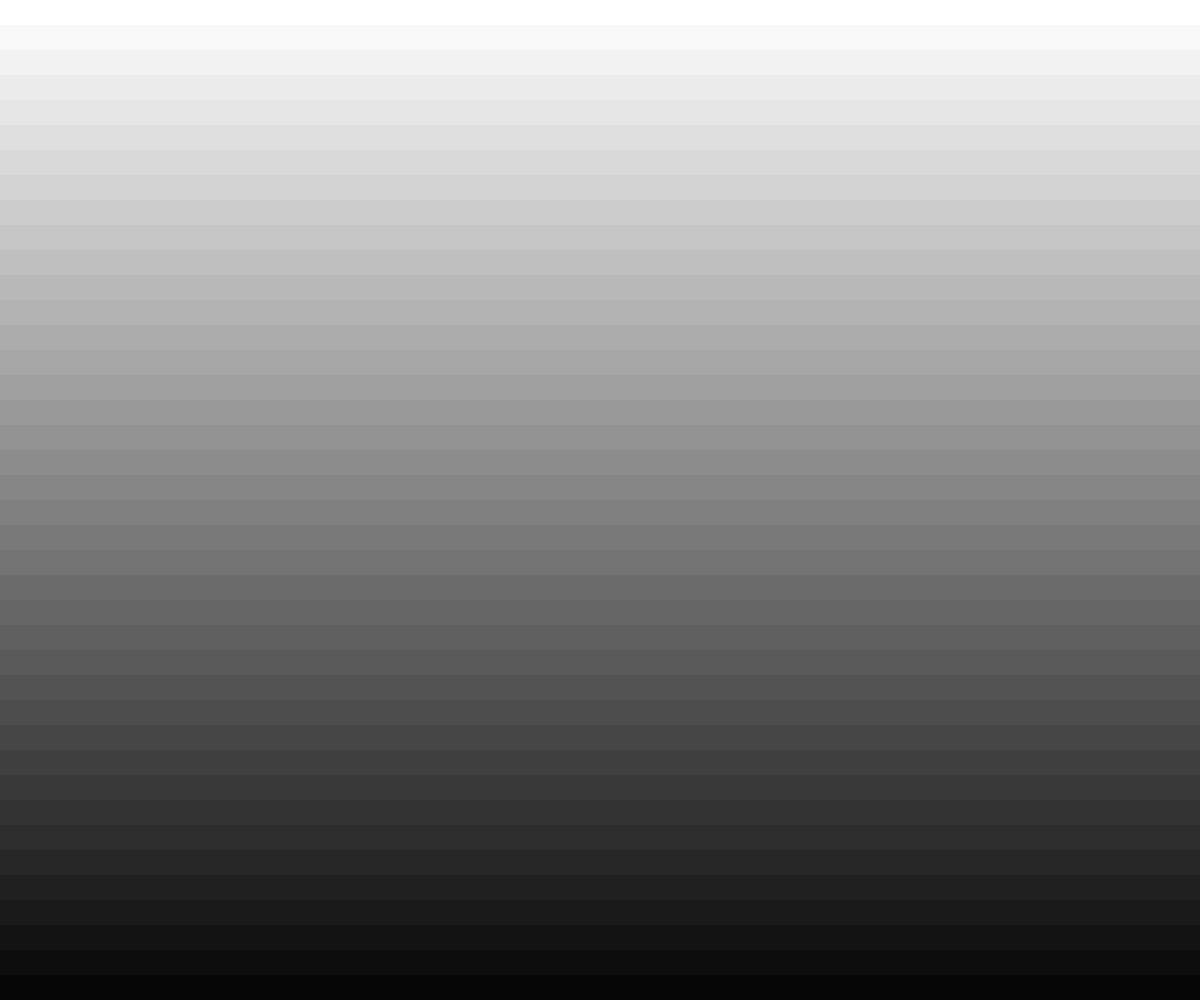
Frame 1 (no input)
Frame 60 (no input): identical to frame 1, image omitted
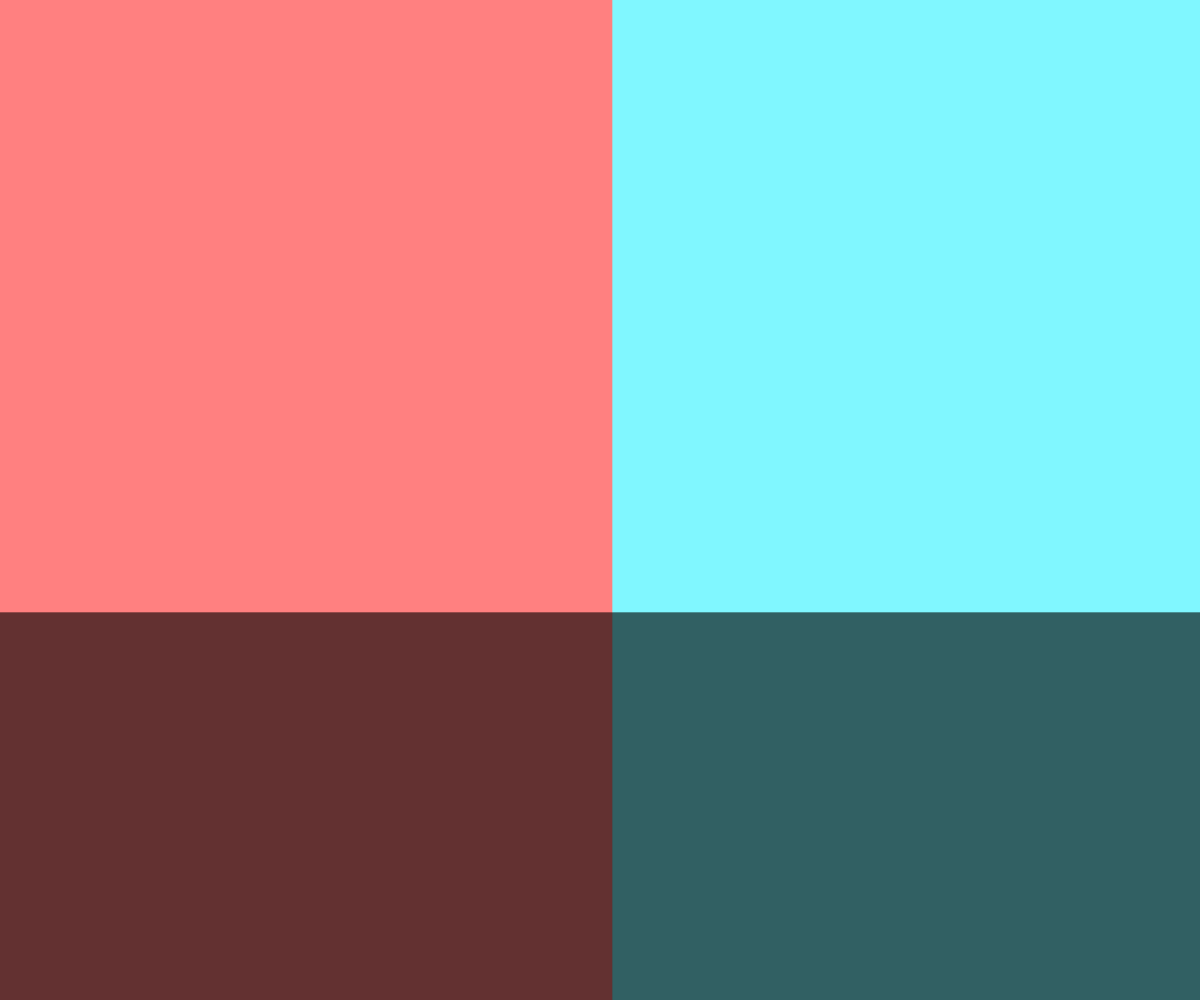
Frame 120 (the mouse pressed at the canvas centre since frame 60)

The p5.js sketch that drew these frames (run headless with seeded random() and noise() and a simulated clock; from frame 60 on, the mouse is pressed at the canvas centre):

// p5.js sketch
// ── sketch.js
/*
	Color grid - nested loops again

	Fill the screen with a 2D grid of squares representing a color gradient.
	For this, I've choosen to use HSB for the gradient:
		- The x position in the grid controls the hue
		- The y position in the grid controls the brightness

	For extras:
		- The mouseX changes the saturation of the *whole* grid
		- The mouseY changes the size of the squares in the grid 
*/ 

function setup() {
	createCanvas(windowWidth, windowHeight);
	colorMode(HSB, 360, 100, 100);
}

function draw() {

	// EXTRA
	// Map the mouseY to the size of the grid
	// Map the mouseX to the saturation of the whole gradient
	var squareSize = map(mouseY, 0, height, 25, width);
	var s = map(mouseX, 0, width, 0, 100);

	for (var y = 0; y < height; y += squareSize) {
		// We've got the y position of the square, so map that to the brightness
		var b = map(y, 0, height, 100, 0);

		for (var x = 0; x < width; x += squareSize) {
			// Now we've also got the x position, map that to the hue
			var h = map(x, 0, width, 0, 360);

			noStroke();
			fill(h, s, b);
			rect(x, y, squareSize, squareSize);
		}
	}
}
